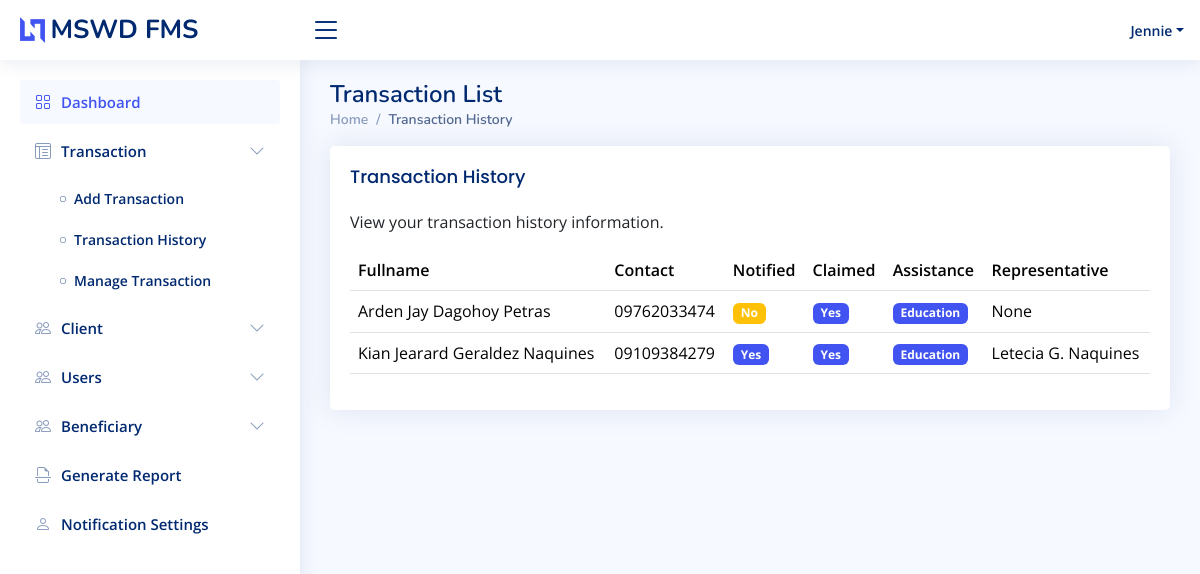
Page /assistance/history (signed in) on the committed database.
### app/models.py (models this page shows, shortened)
class Assistance(models.Model):
    ASSISTANCE_TYPE = (
        ('Medical', 'Medical'),
        ('Education', 'Education'),
        ('Burial', 'Burial'),
    )
    client = models.ForeignKey(
        "Client", related_name="assistances", on_delete=models.CASCADE
    )
    assistance_type = models.CharField(max_length=100, choices=ASSISTANCE_TYPE)
    amount = models.DecimalField(max_digits=10, default=7000, decimal_places=2, null=True, blank=True)
    is_notified = models.BooleanField(default=False, null=True, blank=True)
    is_claimed = models.BooleanField(default=False, null=True, blank=True)
    is_ready = models.BooleanField(default=False, null=True, blank=True)
    date_provided = models.DateField(auto_now_add=False, null=True, blank=True)
    date_added = models.DateTimeField(auto_now_add=True)
    class Meta:
        verbose_name = 'Assistance'
        verbose_name_plural = 'Assistance'

class Client(models.Model):
    MARITAL_STATUS = (
        ("Single", "Single"),
        ("Married", "Married"),
        ("Divorced", "Divorced"),
        ("Widowed", "Widowed"),
        ("Annulled", "Annulled"),
    )
    CLIENT_TYPE = (
        ("Senior Citizen", "Senior Citizen"),
        ("Family Solo Parent", "Family Solo Parent"),
        ("PWD", "PWD"),
    )
    first_name = models.CharField(max_length=50, unique=False, db_index=True)
    middle_name = models.CharField(max_length=50, unique=False, db_index=True, blank=True, null=True, help_text="Optional middle name")
    last_name = models.CharField(max_length=50, unique=False, db_index=True)
    contact_number = models.CharField(max_length=50, unique=True, db_index=True)
    gender = models.CharField(
        max_length=10, db_index=True, choices=(("Male", "Male"), ("Female", "Female"))
    )
    marital_status = models.CharField(
        max_length=50, db_index=True, choices=MARITAL_STATUS
    )
    birth_date = models.DateField(auto_now_add=False, null=False, db_index=True)
    barangay = models.CharField(max_length=255, null=False, db_index=True)
    address = models.TextField(max_length=255, null=False)
    client_type = models.CharField(max_length=50, choices=CLIENT_TYPE)
    date_added = models.DateTimeField(auto_now_add=True)
    who_will_claim = models.CharField(max_length=255, null=True, blank=True)
    def get_fullname(self):
        middle_initial = (
            self.middle_name.split()[0].capitalize() if self.middle_name else ""
        )
        return f"{self.first_name} {middle_initial} {self.last_name}".strip()
    class Meta:
        verbose_name = 'Client'
        verbose_name_plural = 'Clients'

### app/views.py (the view)
# urls.py: path("assistance/history", AssistanceHistoryView.as_view(), name="history"),
class AssistanceHistoryView(View):
    template_name = "view_templates/transaction_history.html"
    def get(self, request):
        context = {}
        query_assistance = (
            Assistance.objects.all()
            .select_related("client")
            .prefetch_related(
                "client__beneficiary_set"
            ).order_by("-date_added")
        )
        context["assistance"] = query_assistance
        return render(request, self.template_name, context)

### app/templates/view_templates/transaction_history.html (shortened to what this page needs)
{% extends './../includes/base.html' %}
{% block content %}
<div class="pagetitle">
    <h1>Transaction List</h1>
    <nav>
        <ol class="breadcrumb">
            <li class="breadcrumb-item">
                <a href="{% url 'dashboard' %}">Home</a>
            </li>
            <li class="breadcrumb-item active">Transaction History</li>
        </ol>
    </nav>
</div>
<section class="section">
    <div class="row">
        <div class="col-lg-12">
            <div class="card">
                <div class="card-body">
                    <div class="d-flex justify-content-between align-items-center">
                        <div>
                            <h5 class="card-title">Transaction History</h5>
                            <p>View your transaction history information.</p>
                        </div>
                    </div>
                    <div class="table-responsive">
                        <table class="table datatable">
                            <thead>
                                <tr>
                                    <th>Fullname</th>
                                    <th>Contact</th>
                                    <th>Notified</th>
                                    <th>Claimed</th>
                                    <th>Assistance</th>
                                    <th>Representative</th>
                                </tr>
                            </thead>
                            <tbody>
                                {% for item in assistance %}
                                <tr>
                                    <td>{{ item.client.get_fullname }}</td>
                                    <td>{{ item.client.contact_number }}</td>
                                    <td>
                                        <div class="badge bg-{{ item.is_notified|yesno:'primary,warning' }}">{{ item.is_notified|yesno:"Yes,No" }}</div>
                                    </td>
                                    <td>
                                        <div class="badge bg-{{ item.is_claimed|yesno:'primary,warning' }}">{{ item.is_claimed|yesno:"Yes,No" }}</div>
                                    </td>
                                    <td>
                                        <div class="badge bg-primary">
                                            {{ item.assistance_type }}
                                        </div>
                                    </td>
                                    <td>
                                        {{ item.client.who_will_claim }}
                                    </td>
                                </tr>
                                {% endfor %}
                            </tbody>
                        </table>
                    </div>
                </div>
            </div>
        </div>
    </div>
</section>
{% endblock %}

### app/templates/includes/header.html (shortened to what this page needs)
{% load static %}
<header id="header" class="header fixed-top d-flex align-items-center">
    <div class="d-flex align-items-center justify-content-between">
        <a href="index.html" class="logo d-flex align-items-center">
            <img src="assets/img/logo.png" alt="">
            <span class="d-none d-lg-block">MSWD FMS</span>
        </a>
        <i class="bi bi-list toggle-sidebar-btn"></i>
    </div>
    <nav class="header-nav ms-auto">
        <ul class="d-flex align-items-center">
            <li class="nav-item dropdown pe-3">
                <a class="nav-link nav-profile d-flex align-items-center pe-0" href="#" data-bs-toggle="dropdown">
                    <span class="d-none d-md-block dropdown-toggle ps-2" style="text-transform: capitalize;">{{ request.user.username }}</span>
                </a>
            </li>
        </ul>
    </nav>
</header>

### static/assets/css/style.css (style rules this page uses)
:root { scroll-behavior: smooth; }
body { font-family: "Open Sans", sans-serif; background: #f6f9ff; color: #444444; }
a { color: #4154f1; text-decoration: none; }
h1, h2, h3, h4, h5, h6 { font-family: "Nunito", sans-serif; }
.pagetitle { margin-bottom: 10px; }
.pagetitle h1 { font-size: 24px; margin-bottom: 0; font-weight: 600; color: #012970; }
.card { margin-bottom: 30px; border: none; border-radius: 5px; box-shadow: 0px 0 30px rgba(1, 41, 112, 0.1); }
.card-title { padding: 20px 0 15px 0; font-size: 18px; font-weight: 500; color: #012970; font-family: "Poppins", sans-serif; }
.card-body { padding: 0 20px 20px 20px; }
.breadcrumb { font-size: 14px; font-family: "Nunito", sans-serif; color: #899bbd; font-weight: 600; }
.breadcrumb a { color: #899bbd; transition: 0.3s; }
.breadcrumb .breadcrumb-item::before { color: #899bbd; }
.breadcrumb .active { color: #51678f; font-weight: 600; }
.logo { line-height: 1; }
@media (min-width: 1200px) { .logo { width: 280px; } }
.logo img { max-height: 26px; margin-right: 6px; }
.logo span { font-size: 26px; font-weight: 700; color: #012970; font-family: "Nunito", sans-serif; }
.header { transition: all 0.5s; z-index: 997; height: 60px; box-shadow: 0px 2px 20px rgba(1, 41, 112, 0.1); background-color: #fff; padding-left: 20px; }
.header .toggle-sidebar-btn { font-size: 32px; padding-left: 10px; cursor: pointer; color: #012970; }
.header-nav ul { list-style: none; }
.header-nav>ul { margin: 0; padding: 0; }
.header-nav .nav-profile { color: #012970; }
.header-nav .nav-profile span { font-size: 14px; font-weight: 600; }

### app/templates/includes/base.html (style rules this page uses)
.bg-primary { background-color: #4154f1 !important; }
tr th { font-weight: 600; color: #012970; }

### rows in the picture
Assistance: client.get_fullname "Arden Jay Dagohoy Petras", client.contact_number "09762033474", is_notified "No", is_claimed "Yes", assistance_type "Education", client.who_will_claim "None"
Assistance: client.get_fullname "Kian Jearard Geraldez Naquines", client.contact_number "09109384279", is_notified "Yes", is_claimed "Yes", assistance_type "Education", client.who_will_claim "Letecia G. Naquines"

### other values in the picture
{{ request.user.username }} "Jennie"
